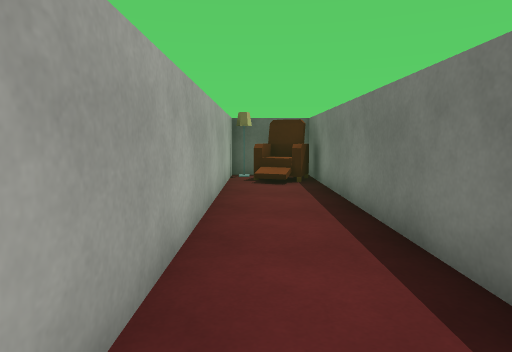
View 1 (above)

16 first-person views from a walk through a Unity game level. The camera is 1.2 m above the floor, tilts 6° down and sees 75° across. The floor is counted in squares, 1 m on a side. Each view is taken from the middle of a square. On the plan, view 1 faces up. The plan holds only what a view shows up to about 14 squares ahead; the rest is blank. The player is left out. Some animated figures are not drawn. Door leaves are left out, so doorways stand open. Some surface patterns are stand-ins.

View 2
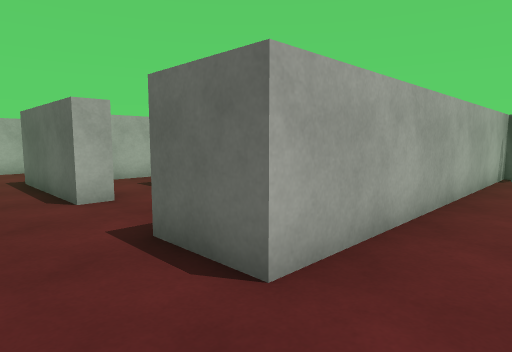

View 3
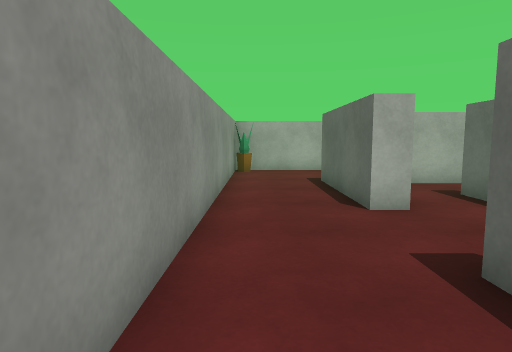

View 4
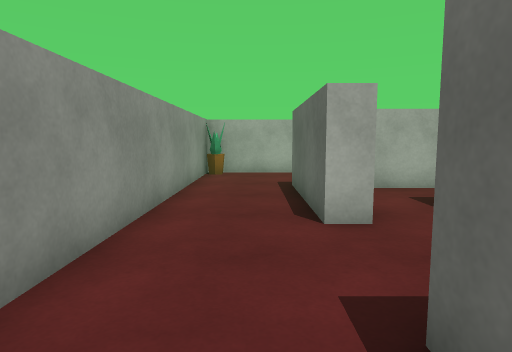

View 5
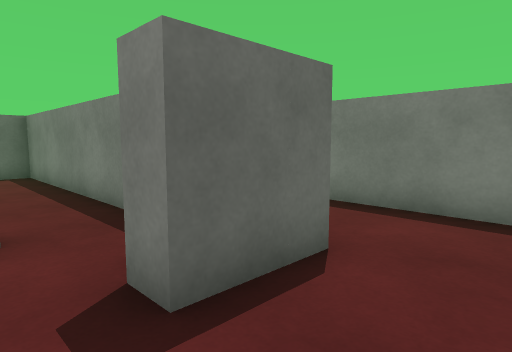

View 6
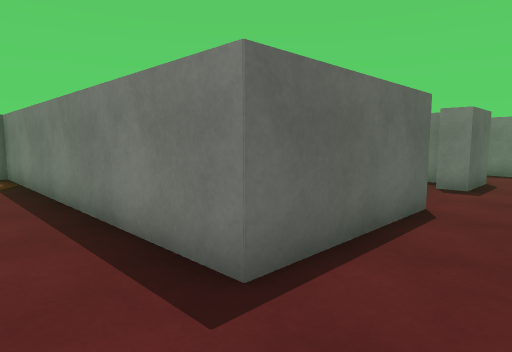

View 7
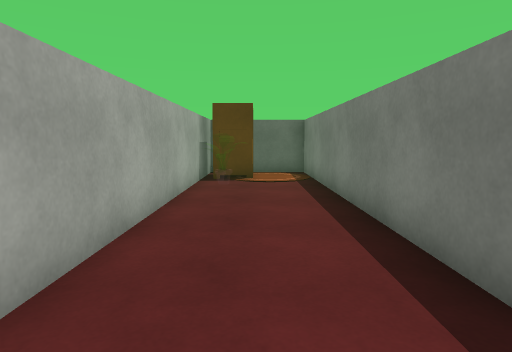

View 8
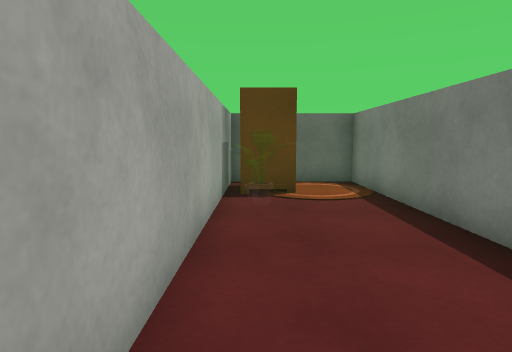

View 9
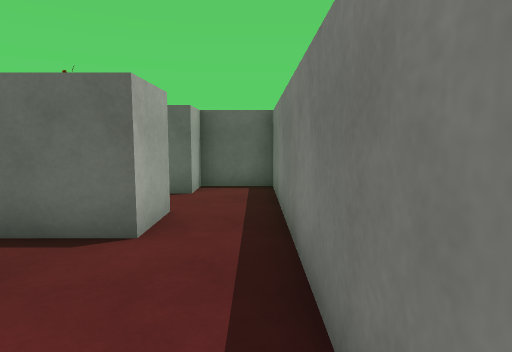

View 10
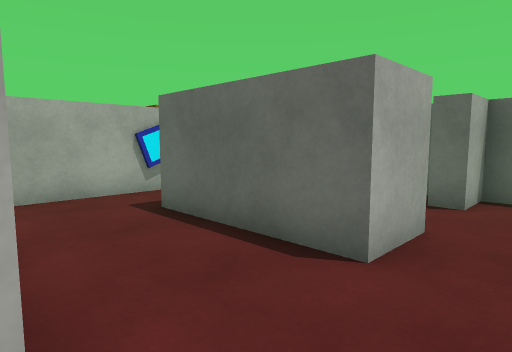

View 11
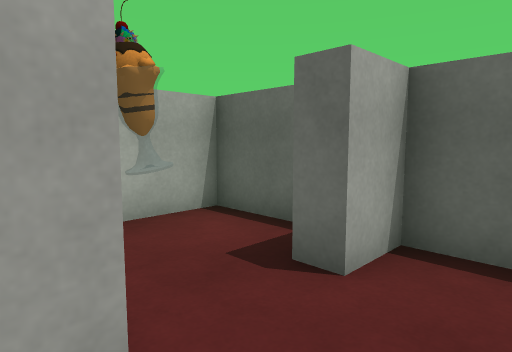

View 12
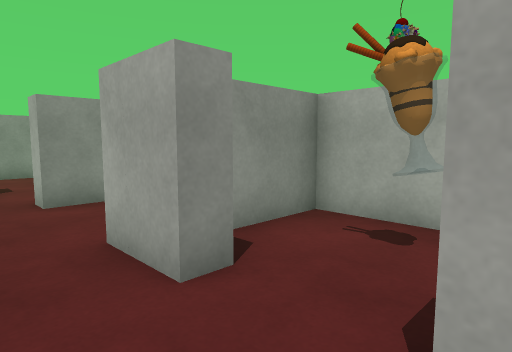

View 13
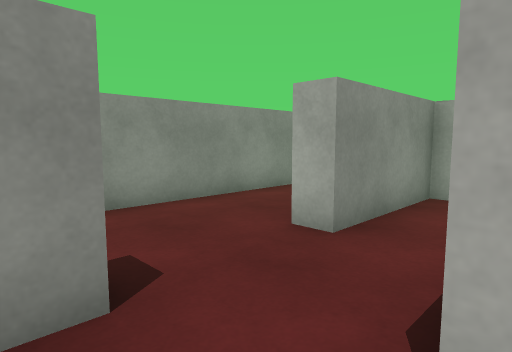

View 14
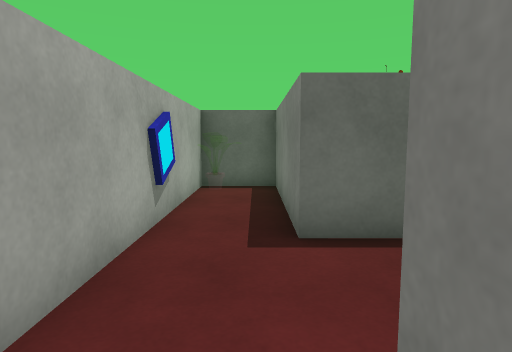

View 15
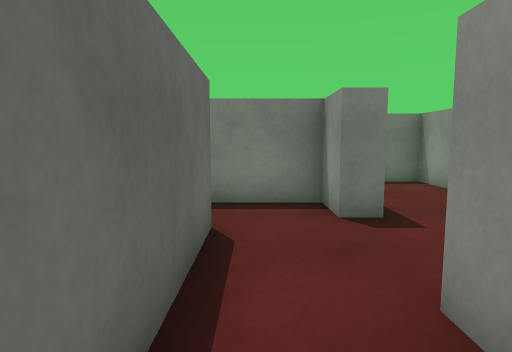

View 16
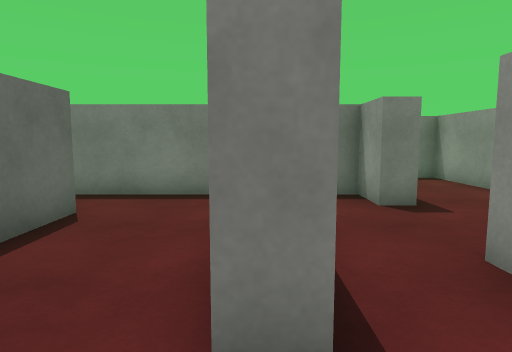

### Floor plan
Points are (right, up) in squares from view 1. A wall is a line through its corners. A room is listed if a view was taken in it or the views show most of it. See-through windows are left out.
Room 1 (views 1, 2, 3, 4, 5, 6, 7, 8)
walls: (-5.7, 1) (-10.1, 1) (-10.1, 11.8) (-13.7, 11.8) (-13.7, -1.8) (1.9, -1.8) (1.9, 10.4); (-0.8, 10.6) (-0.8, 1) (-2.8, 1); (0.4, 11.8) (-0.8, 11.8)
ways out: open door at (-4, 1) to room 2
objects: plant (-13, -1); other object (-13, 10) to (-12, 11)
Room 2 (views 9, 14, 15)
walls: (-3.5, 3.6) (-7.5, 3.6); (-2.8, 1) (-2.8, 1.7) (-1.5, 1.7) (-1.5, 3.4); (-9.4, 3.4) (-9.4, 1.7) (-5.7, 1.7) (-5.7, 1)
ways out: open door at (-4, 1) to room 1; opening at (-8.5, 4) to room 3; opening at (-2.5, 4) to room 3
Room 3 (views 10, 11, 12, 13, 16)
walls: (-4.6, 4.2) (-3.5, 4.2) (-3.5, 3.6); (-7.5, 3.6) (-7.5, 4.2); (-3.5, 8.6) (-3.5, 7) (-7.5, 7) (-7.5, 11.8) (-9.4, 11.8) (-9.4, 3.4); (-1.5, 3.4) (-1.5, 11.8) (-3.5, 11.8) (-3.5, 10.6)
ways out: opening at (-8.5, 4) to room 2; opening at (-2.5, 4) to room 2; open door at (-4, 9.5) to room 4
Room 4 (no view inside)
walls: (-4.4, 11.8) (-6.9, 11.8) (-6.9, 7.6) (-4.9, 7.6)
ways out: open door at (-4, 9.5) to room 3

Where each view was taken, in squares from view 1:
view 1: 0 up, 0 right, facing up
view 2: 1 down, 1 right, facing up-left
view 3: 1 down, 0 right, facing left
view 4: 0 up, 1 left, facing left
view 5: 1 down, 4 left, facing up-right
view 6: 1 down, 12 left, facing up-right
view 7: 1 down, 12 left, facing up
view 8: 2 up, 13 left, facing up
view 9: 3 up, 2 left, facing up
view 10: 4 up, 2 left, facing up-left
view 11: 8 up, 2 left, facing up-left
view 12: 11 up, 2 left, facing down-left
view 13: 4 up, 2 left, facing down-left
view 14: 3 up, 8 left, facing up
view 15: 3 up, 8 left, facing right
view 16: 4 up, 9 left, facing right
